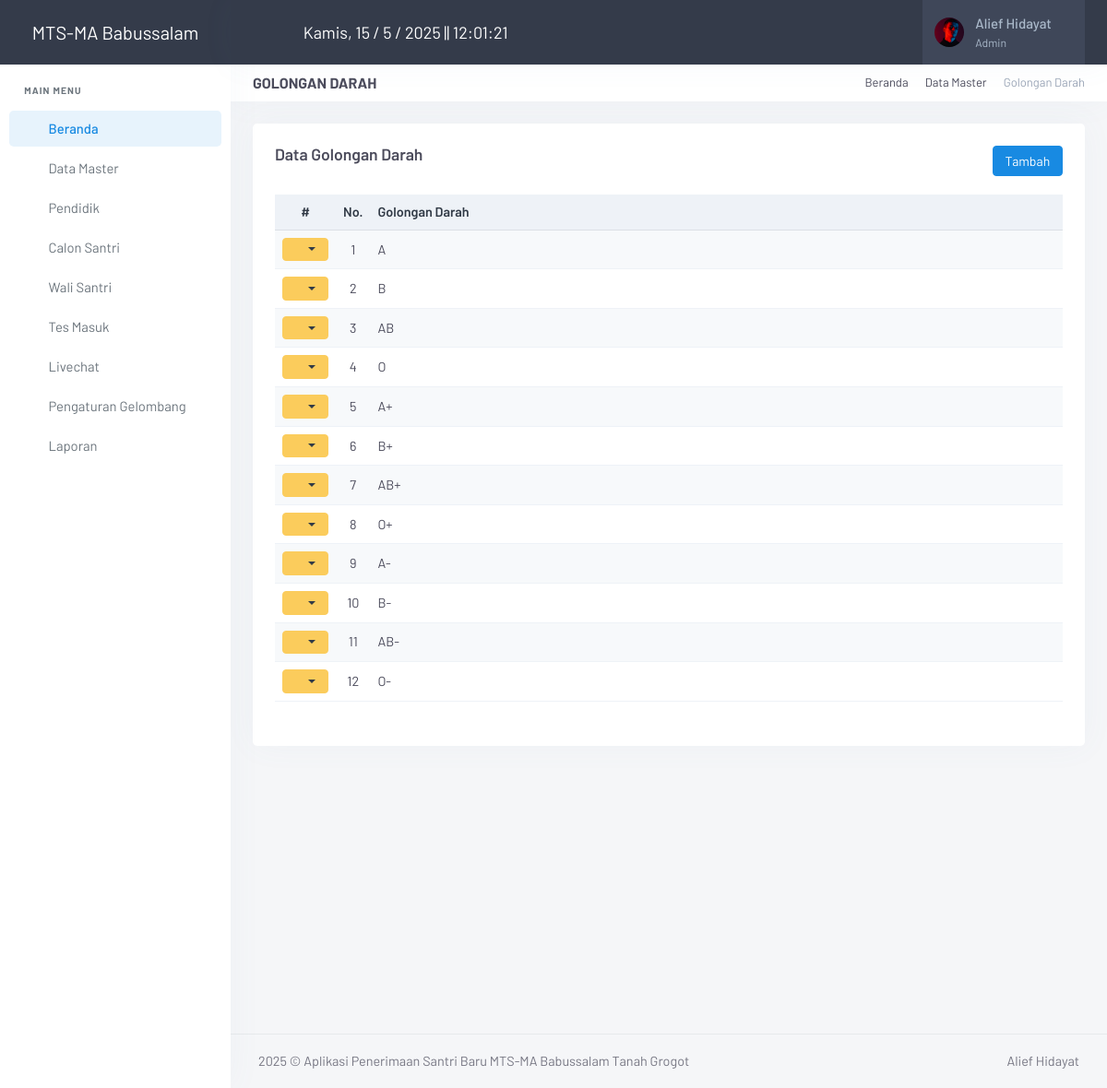
Screenshot of /admin/index.php?page=darah (signed in) with the database file from the repository.
### tables this page shows
CREATE TABLE `meta` (
  `id_meta` int(11) NOT NULL,
  `instansi` varchar(255) DEFAULT NULL,
  `telp` varchar(50) DEFAULT NULL,
  `email` varchar(255) DEFAULT NULL,
  `alamat` text DEFAULT NULL,
  `logo` varchar(255) DEFAULT NULL,
  `pimpinan` varchar(255) DEFAULT NULL,
  `singkat` varchar(100) NOT NULL
);

CREATE TABLE `darah` (
  `id_darah` int(11) NOT NULL,
  `darah` varchar(10) NOT NULL
);

### admin/inc/koneksi.php (called while the page is built, shortened)
<?php
	$con = mysqli_connect("localhost","root","","db_santri");
?>
<?php $ambil_meta=$con->query("SELECT * FROM meta"); ?>
<?php $meta = $ambil_meta->fetch_assoc(); ?>

### admin/page/darah/darah.php (the view, shortened to what this page needs)
<div class="page-title-head d-flex align-items-center gap-2">
    <div class="flex-grow-1">
        <h4 class="fs-16 text-uppercase fw-bold mb-0">Golongan Darah</h4>
    </div>
    <div class="text-end">
        <ol class="breadcrumb m-0 py-0 fs-13">
            <li class="breadcrumb-item"><a href="javascript: void(0);">Beranda</a></li>
            <li class="breadcrumb-item"><a href="javascript: void(0);">Data Master</a></li>
            <li class="breadcrumb-item active">Golongan Darah</li>
        </ol>
    </div>
</div>
<div class="row">
    <div class="col-12">
        <div class="card">
            <div class="card-body">
                <h4 class="header-title mb-2">
                    Data Golongan Darah
                    <a href="?page=darah&aksi=tambah" class="btn btn-primary btn-sm float-end">Tambah</a>
                </h4>
                <br>
                <table id="dtTabel" class="table table-striped table-sm w-100">
                    <thead class="table-light">
                        <tr>
                            <th width="10" class="text-center">#</th>
                            <th width="5" class="text-center">No.</th>
                            <th>Golongan Darah</th>
                        </tr>
                    </thead>
                    <tbody>
                        <?php
                            $nomor = 1;
                            $ambil = $con->query("SELECT * FROM darah ORDER BY id_darah ASC");
                            while ($row = $ambil->fetch_assoc()) { ?>
                                <tr>
                                    <td class="text-center">
                                        <div class="dropdown">
                                            <button class="btn btn-warning btn-sm dropdown-toggle text-dark" type="button" id="dropdownMenuButton" data-bs-toggle="dropdown" aria-haspopup="true" aria-expanded="false">
                                                <i class="ti ti-settings"></i>
                                            </button>
                                        </div>
                                    </td>
                                    <td class="text-center"><?= $nomor; ?></td>
                                    <td><?= $row['darah']; ?></td>
                                </tr>
                            <?php
                            $nomor++;
                            }
                        ?>
                    </tbody>
                </table>
            </div>
        </div>
    </div>
</div>

### admin/index.php (shortened to what this page needs)
<?php
include ("inc/koneksi.php");
if ($_SESSION['Admin'] || $_SESSION['Pimpinan']) {
?>
<!DOCTYPE html>
<html lang="en">
<head>
    <link href="assets/vendor/jsvectormap/jsvectormap.min.css" rel="stylesheet" type="text/css">
    <link href="assets/css/vendor.min.css" rel="stylesheet" type="text/css" />
    <link href="assets/css/app.min.css" rel="stylesheet" type="text/css" id="app-style" />
    <link href="assets/css/icons.min.css" rel="stylesheet" type="text/css" />
    <link href="assets/vendor/datatables.net-bs5/css/dataTables.bootstrap5.min.css" rel="stylesheet" type="text/css" />
    <link href="assets/vendor/datatables.net-responsive-bs5/css/responsive.bootstrap5.min.css" rel="stylesheet" type="text/css" />
    <link href="assets/vendor/datatables.net-fixedcolumns-bs5/css/fixedColumns.bootstrap5.min.css" rel="stylesheet" type="text/css" />
    <link href="assets/vendor/datatables.net-fixedheader-bs5/css/fixedHeader.bootstrap5.min.css" rel="stylesheet" type="text/css" />
    <link href="assets/vendor/datatables.net-buttons-bs5/css/buttons.bootstrap5.min.css" rel="stylesheet" type="text/css" />
    <link href="assets/vendor/datatables.net-select-bs5/css/select.bootstrap5.min.css" rel="stylesheet" type="text/css" />
</head>
<body>
    <?php
    if ($_SESSION['Admin']) { $user = $_SESSION['Admin']; }
    $sql = mysqli_query($con, "SELECT * FROM admin WHERE id_admin='$user'");
    $admin = mysqli_fetch_assoc($sql);
    ?>
    <div class="wrapper">
        <?php include "menu.php" ?>
        <header class="app-topbar">
            <div class="page-container topbar-menu">
                <div class="d-flex align-items-center gap-2">
                    <button class="sidenav-toggle-button px-2">
                        <i class="ti ti-menu-deep fs-24"></i>
                    </button>
                    <div id="current-time" class="time-display text-white"></div>
                </div>
                <div class="d-flex align-items-center gap-2">
                    <div class="topbar-item d-none d-sm-flex">
                        <button class="topbar-link" data-bs-toggle="offcanvas" data-bs-target="#theme-settings-offcanvas" type="button">
                            <i class="ti ti-settings fs-22"></i>
                        </button>
                    </div>
                    <div class="topbar-item d-none d-sm-flex">
                        <button class="topbar-link" id="light-dark-mode" type="button">
                            <i class="ti ti-moon fs-22"></i>
                        </button>
                    </div>
                    <div class="topbar-item nav-user">
                        <div class="dropdown">
                            <a class="topbar-link dropdown-toggle drop-arrow-none px-2" data-bs-toggle="dropdown" data-bs-offset="0,19" type="button" aria-haspopup="false" aria-expanded="false">
                                <img src="assets/gambar/admin/<?= $admin['foto'] ?>" width="32" class="rounded-circle me-lg-2 d-flex" alt="user-image">
                                <span class="d-lg-flex flex-column gap-1 d-none">
                                    <h5 class="my-0"><?= $admin['nama'] ?></h5>
                                    <h6 class="my-0 fw-normal"><?= $admin['level'] ?></h6>
                                </span>
                                <i class="ti ti-chevron-down d-none d-lg-block align-middle ms-2"></i>
                            </a>
                        </div>
                    </div>
                </div>
            </div>
        </header>
        <div class="page-content">
            <div class="page-container">
                <?php
                $page = $_GET['page'];
                $aksi = $_GET['aksi'];
                if ($page == "darah")
                {
                    if ($aksi == "") { include "page/darah/darah.php"; }
                }
                ?>
            </div>
            <footer class="footer">
                <div class="page-container">
                    <div class="row">
                        <div class="col-md-8 text-center text-md-start">
                            <script>document.write(new Date().getFullYear())</script> © Aplikasi Penerimaan Santri Baru <?= $meta['instansi'] ?> Tanah Grogot</span>
                        </div>
                        <div class="col-md-4">
                            <div class="text-md-end footer-links d-none d-md-block">
                                <a href="javascript: void(0);">Alief Hidayat</a>
                            </div>
                        </div>
                    </div>
                </div>
            </footer>
        </div>
    </div>
</body>
</html>
<?php
}else{
    echo '<script language="javascript">alert("Anda belum login, Klik OK untuk Login"); document.location="login.php";</script>';
    }
?>

### admin/menu.php (shortened to what this page needs)
<div class="sidenav-menu">
    <a href="index.php" class="logo">
        <span class="logo-light">
            <span class="logo-lg text-white" style="font-size: 20px;"><?= $meta['instansi'] ?></span>
        </span>
    </a>
    <div data-simplebar>
        <ul class="side-nav table-responsive">
            <li class="side-nav-title">Main Menu</li>
            <li class="side-nav-item">
                <a href="index.php" class="side-nav-link">
                    <span class="menu-icon"><i class="ti ti-home"></i></span>
                    <span class="menu-text"> Beranda </span>
                </a>
            </li>
            <li class="side-nav-item">
                <a data-bs-toggle="collapse" href="#sidebarDTMaster" aria-expanded="false" aria-controls="sidebarDTMaster"
                    class="side-nav-link">
                    <span class="menu-icon"><i class="ti ti-database"></i></span>
                    <span class="menu-text"> Data Master</span>
                    <span class="menu-arrow"></span>
                </a>
            </li>
            <li class="side-nav-item">
                <a href="?page=pendidik" class="side-nav-link">
                    <span class="menu-icon"><i class="ti ti-user"></i></span>
                    <span class="menu-text"> Pendidik </span>
                </a>
            </li>
            <li class="side-nav-item">
                <a data-bs-toggle="collapse" href="#sidebarCsantri" aria-expanded="false" aria-controls="sidebarCsantri"
                    class="side-nav-link">
                    <span class="menu-icon"><i class="ti ti-users"></i></span>
                    <span class="menu-text"> Calon Santri</span>
                    <span class="menu-arrow"></span>
                </a>
            </li>
            <li class="side-nav-item">
                <a data-bs-toggle="collapse" href="#sidebarWaliSantri" aria-expanded="false" aria-controls="sidebarWaliSantri"
                    class="side-nav-link">
                    <span class="menu-icon"><i class="ti ti-users"></i></span>
                    <span class="menu-text"> Wali Santri</span>
                    <span class="menu-arrow"></span>
                </a>
            </li>
            <li class="side-nav-item">
                <a href="?page=tes_masuk" class="side-nav-link">
                    <span class="menu-icon"><i class="ti ti-edit"></i></span>
                    <span class="menu-text"> Tes Masuk </span>
                </a>
            </li>
            <li class="side-nav-item">
                <a href="?page=livechat" class="side-nav-link">
                    <span class="menu-icon"><i class="ti ti-message-circle"></i></span>
                    <span class="menu-text"> Livechat </span>
                </a>
            </li>
            <li class="side-nav-item">
                <a href="?page=pengaturan_gelombang" class="side-nav-link">
                    <span class="menu-icon"><i class="ti ti-message-circle"></i></span>
                    <span class="menu-text"> Pengaturan Gelombang </span>
                </a>
            </li>
            <li class="side-nav-item">
                <a data-bs-toggle="collapse" href="#sidebarLaporan" aria-expanded="false" aria-controls="sidebarLaporan"
                    class="side-nav-link">
                    <span class="menu-icon"><i class="ti ti-printer"></i></span>
                    <span class="menu-text"> Laporan</span>
                    <span class="menu-arrow"></span>
                </a>
            </li>
        </ul>
    </div>
</div>

### admin/index.php (style rules this page uses)
.sidenav-toggle-button, .topnav-toggle-button { background-color: transparent; border: none; cursor: pointer; }
.time-display { font-size: 18px; }

### rows the page displays
meta: instansi "MTS-MA Babussalam"
darah: darah "A"
darah: darah "B"
darah: darah "AB"
darah: darah "O"
darah: darah "A+"
darah: darah "B+"
darah: darah "AB+"
darah: darah "O+"
darah: darah "A-"
darah: darah "B-"
darah: darah "AB-"
darah: darah "O-"

### other values shown
$admin['nama'] "Alief Hidayat"
$admin['level'] "Admin"
